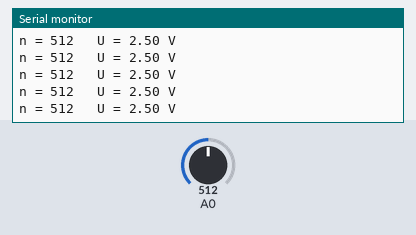
Simulated run of this sketch. Board: Arduino Uno, built with avr-gcc and run on an emulated ATmega328P. On the bench: the last lines printed to the serial monitor. Inputs (shaded band) come from the test bench; at power-on: A0 = 512.

Above: at 1.2 s.
1.3 s: A0 set to 716
At 1.56 s:
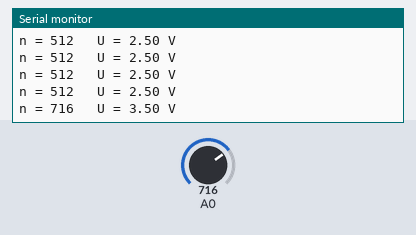
2.8 s: A0 set to 900
At 2.97 s:
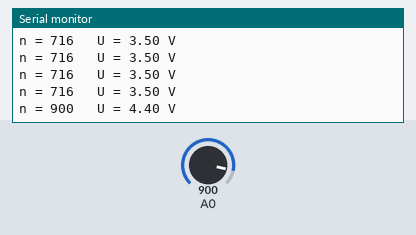
Timing chart, 0 to 5.8 s (numbered marks = the images above; inputs shaded):
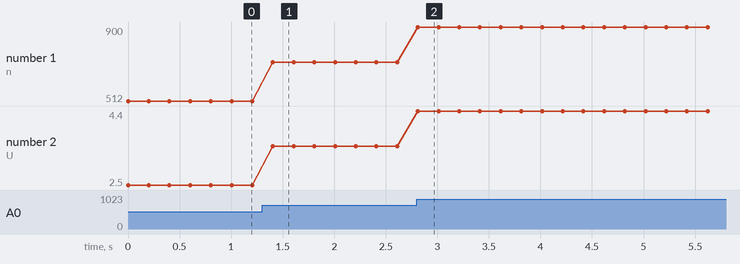

Measured:
- after the input at 1.3 s, the serial monitor: prints a new line after 0.11 s (image 1)
- after the input at 2.8 s, the serial monitor: prints a new line at once (image 2)
- plotted number 1: 512 → 716 after the input at 1.3 s, 716 → 900 after the input at 2.8 s
- plotted number 2: 2.5 → 3.5 after the input at 1.3 s, 3.5 → 4.4 after the input at 2.8 s

The sketch:

d4_potentsiometr.ino
```cpp
// Демо Д4. АЦП: напруга 0…5 В → число 0…1023
// Схема: потенціометр — крайні виводи на 5V і GND, середній (повзунок) на A0
//        мультиметр (напруга): «+» на A0, «−» на GND

void setup() {
  Serial.begin(9600);
}

void loop() {
  int n = analogRead(A0);              // 0…1023
  float u = n * 5.0 / 1023.0;          // назад у вольти

  Serial.print("n = ");
  Serial.print(n);
  Serial.print("   U = ");
  Serial.print(u, 2);
  Serial.println(" V");

  delay(200);
}
```
